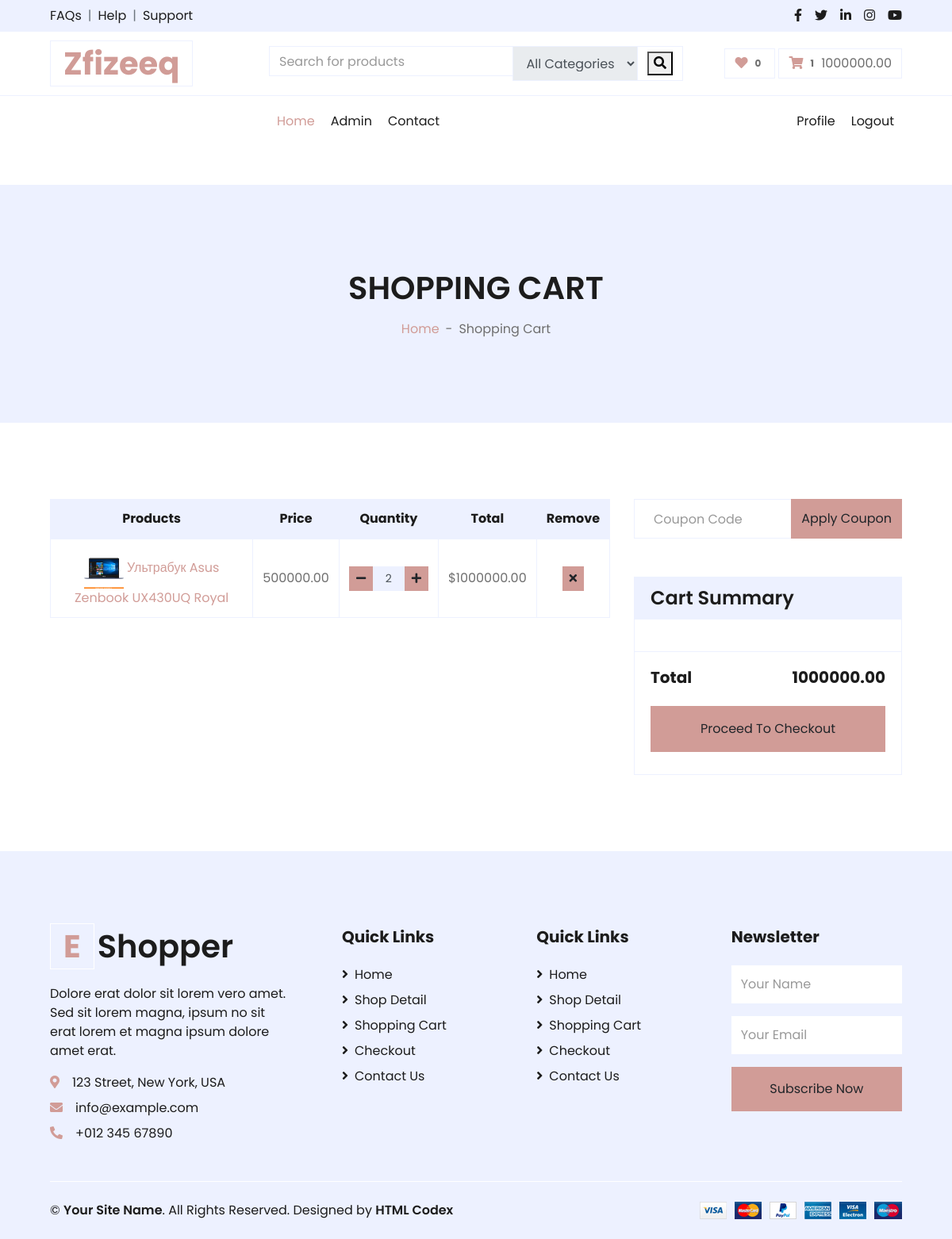
The page /order/shopcart/ (signed in) on the database its author committed.
### core/models.py (models this page shows, shortened)
class Setting(models.Model):
    STATUS = (
        ('True', 'True'),
        ('False', 'False'),
    )
    title = models.CharField(max_length=150)
    keywords = models.CharField(max_length=255)
    description = models.CharField(max_length=255)
    company = models.CharField(max_length=50)
    address = models.CharField(blank=True, max_length=100)
    phone = models.CharField(blank=True, max_length=15)
    fax = models.CharField(blank=True, max_length=15)
    email = models.CharField(blank=True, max_length=50)
    smtpserver = models.CharField(blank=True, max_length=50)
    smtpemail = models.CharField(blank=True, max_length=50)
    smtppassword = models.CharField(blank=True, max_length=10)
    smtpport = models.CharField(blank=True, max_length=5)
    icon = models.ImageField(blank=True, upload_to='images/')
    facebook = models.CharField(blank=True, max_length=50)
    instagram = models.CharField(blank=True, max_length=50)
    twitter = models.CharField(blank=True, max_length=50)
    youtube = models.CharField(blank=True, max_length=50)
    aboutus = RichTextField(blank=True)
    contact = RichTextField(blank=True)
    references = RichTextField(blank=True)
    status = models.CharField(max_length=10, choices=STATUS)
    create_at = models.DateTimeField(auto_now_add=True)
    update_at = models.DateTimeField(auto_now=True)

### order/models.py (models this page shows, shortened)
class ShopCart(models.Model):
    user = models.ForeignKey(User, on_delete=models.SET_NULL, null=True)
    product = models.ForeignKey(Product, on_delete=models.SET_NULL, null=True)
    quantity = models.IntegerField()
    @property
    def price(self):
        return self.product.price
    @property
    def amount(self):
        return self.quantity * self.price

### product/models.py (models this page shows, shortened)
class Product(models.Model):
    STATUS = (
        ('True', 'True'),
        ('False', 'False'),
    )
    category = models.ForeignKey(Category, on_delete=models.CASCADE)
    title = models.CharField(max_length=150)
    keywords = models.CharField(max_length=255)
    description = models.TextField(max_length=255)
    image = models.ImageField(upload_to='images/', null=False)
    price = models.DecimalField(max_digits=12, decimal_places=2, default=0)
    amount = models.IntegerField(default=0)
    minamount = models.IntegerField()
    detail = RichTextField()  # models.TextField()
    slug = models.SlugField(null=False, unique=True)
    status = models.CharField(max_length=10, choices=STATUS)
    create_at = models.DateTimeField(auto_now_add=True)
    update_at = models.DateTimeField(auto_now=True)

### order/views.py (the view)
# urls.py: path('shopcart/', shopcart, name='shopcart'),
def shopcart(request):
    setting = Setting.objects.filter(status=True).first()
    category = Category.objects.all()
    current_shopcart = ShopCart.objects.filter(user_id=request.user.id)
    total = 0
    for sc in current_shopcart:
        total += sc.product.price * sc.quantity
    context = {
        'setting': setting,
        'category': category,
        'shopcart': current_shopcart,
        'total': total
    }
    return render(request, 'core/cart.html', context)

### templates/core/cart.html (shortened to what this page needs)
{% extends 'core/layout.html' %}
{% load static %}
{% block content %}
    <div class="container-fluid bg-secondary mb-5">
        <div class="d-flex flex-column align-items-center justify-content-center" style="min-height: 300px">
            <h1 class="font-weight-semi-bold text-uppercase mb-3">Shopping Cart</h1>
            <div class="d-inline-flex">
                <p class="m-0"><a href="">Home</a></p>
                <p class="m-0 px-2">-</p>
                <p class="m-0">Shopping Cart</p>
            </div>
        </div>
    </div>
    <div class="container-fluid pt-5">
        <div class="row px-xl-5">
            <div class="col-lg-8 table-responsive mb-5">
                <table class="table table-bordered text-center mb-0">
                    <thead class="bg-secondary text-dark">
                        <tr>
                            <th>Products</th>
                            <th>Price</th>
                            <th>Quantity</th>
                            <th>Total</th>
                            <th>Remove</th>
                        </tr>
                    </thead>
                    <tbody class="align-middle">
                        {% for sc in shopcart %}
                        <tr>
                            <td class="align-middle">
                                <img src="{{ sc.product.image.url }}" alt="" style="width: 50px;">
                                <a href="/p/products/{{sc.product.id}}/{{sc.product.slug}}">{{sc.product.title}}</a>
                            </td>
                            <td class="align-middle">{{sc.product.price}}</td>
                            <td class="align-middle">
                                <div class="input-group quantity mx-auto" style="width: 100px;">
                                    <div class="input-group-btn">
                                        <button class="btn btn-sm btn-primary btn-minus" >
                                        <i class="fa fa-minus"></i>
                                        </button>
                                    </div>
                                    <input type="text" class="form-control form-control-sm bg-secondary text-center" value="{{sc.quantity}}">
                                    <div class="input-group-btn">
                                        <button class="btn btn-sm btn-primary btn-plus">
                                            <i class="fa fa-plus"></i>
                                        </button>
                                    </div>
                                </div>
                            </td>
                            <td class="align-middle">${{sc.amount}}</td>
                            <td class="align-middle"><a href="/order/shopcart/deleteitem/{{ sc.id }}" class="btn btn-sm btn-primary" onclick="return confirm('Are you sure delete? {{ sc.product.title }} from shopcart')"><i class="fa fa-times"></i></a></td>
                        </tr>
                        {% endfor %}
                    </tbody>
                </table>
            </div>
            <div class="col-lg-4">
                <form class="mb-5" action="">
                    <div class="input-group">
                        <input type="text" class="form-control p-4" placeholder="Coupon Code">
                        <div class="input-group-append">
                            <button class="btn btn-primary">Apply Coupon</button>
                        </div>
                    </div>
                </form>
                <div class="card border-secondary mb-5">
                    <div class="card-header bg-secondary border-0">
                        <h4 class="font-weight-semi-bold m-0">Cart Summary</h4>
                    </div>
                    <div class="card-body">
                    </div>
                    <div class="card-footer border-secondary bg-transparent">
                        <div class="d-flex justify-content-between mt-2">
                            <h5 class="font-weight-bold">Total</h5>
                            <h5 class="font-weight-bold">{{total}}</h5>
                        </div>
                        <a href="{% url 'checkout' %}" class="btn btn-block btn-primary my-3 py-3">Proceed To Checkout</a>
                    </div>
                </div>
            </div>
        </div>
    </div>
{% endblock %}
{% block footer %}
    {% include 'core/footer.html' %}
{% endblock %}

### templates/core/header.html (shortened to what this page needs)
{% load mptt_tags %}
    <link rel="stylesheet" href="https://ajax.googleapis.com/ajax/libs/jqueryui/1.11.4/themes/smoothness/jquery-ui.css">
    <div class="container-fluid">
        <div class="row bg-secondary py-2 px-xl-5">
            <div class="col-lg-6 d-none d-lg-block">
                <div class="d-inline-flex align-items-center">
                    <a class="text-dark" href="">FAQs</a>
                    <span class="text-muted px-2">|</span>
                    <a class="text-dark" href="">Help</a>
                    <span class="text-muted px-2">|</span>
                    <a class="text-dark" href="">Support</a>
                </div>
            </div>
            <div class="col-lg-6 text-center text-lg-right">
                <div class="d-inline-flex align-items-center">
                    <a class="text-dark px-2" href="">
                        <i class="fab fa-facebook-f"></i>
                    </a>
                    <a class="text-dark px-2" href="">
                        <i class="fab fa-twitter"></i>
                    </a>
                    <a class="text-dark px-2" href="">
                        <i class="fab fa-linkedin-in"></i>
                    </a>
                    <a class="text-dark px-2" href="">
                        <i class="fab fa-instagram"></i>
                    </a>
                    <a class="text-dark pl-2" href="">
                        <i class="fab fa-youtube"></i>
                    </a>
                </div>
            </div>
        </div>
        <div class="row align-items-center py-3 px-xl-5">
            <div class="col-lg-3 d-none d-lg-block">
                <a href="{% url 'core:index' %}" class="text-decoration-none">
                    <h1 class="m-0 display-5 font-weight-semi-bold"><span class="text-primary font-weight-bold border px-3 mr-1">{{setting.company}}</span></h1>
                </a>
            </div>
            <div class="col-lg-6 col-6 text-left">
                <form method="POST" action="{% url 'core:search' %}">
                    <div class="input-group">
                        <input id="query" name="query" type="text" class="form-control" placeholder="Search for products">
                        <div class="input-group-append">
                            <select id="cat" name="cat" class="input-group-text">
                                <option value="0">All Categories</option>
                            </select>
                            <span class="input-group-text bg-transparent text-primary">
                                <button type="submit"><i class="fa fa-search"></i></button>
                            </span>
                        </div>
                    </div>
                </form>
            </div>
            <div class="col-lg-3 col-6 text-right">
                <a href="" class="btn border">
                    <i class="fas fa-heart text-primary"></i>
                    <span class="badge">0</span>
                </a>
                <a href="/order/shopcart/" class="btn border">
                    <i class="fas fa-shopping-cart text-primary"></i>
                    <span class="badge">{{shopcart|length}}</span>
                    <span>{{ total }}</span>
                </a>
            </div>
        </div>
    </div>

### rows shown on the page
Setting: company "Zfizeeq"
ShopCart: product.image (picture), product "Ультрабук Asus Zenbook UX430UQ Royal", product.price "500000.00", quantity "2", amount "1000000.00"

### other values the page prints
{{ shopcart|length }} "1"
{{ total }} "1000000.00"
